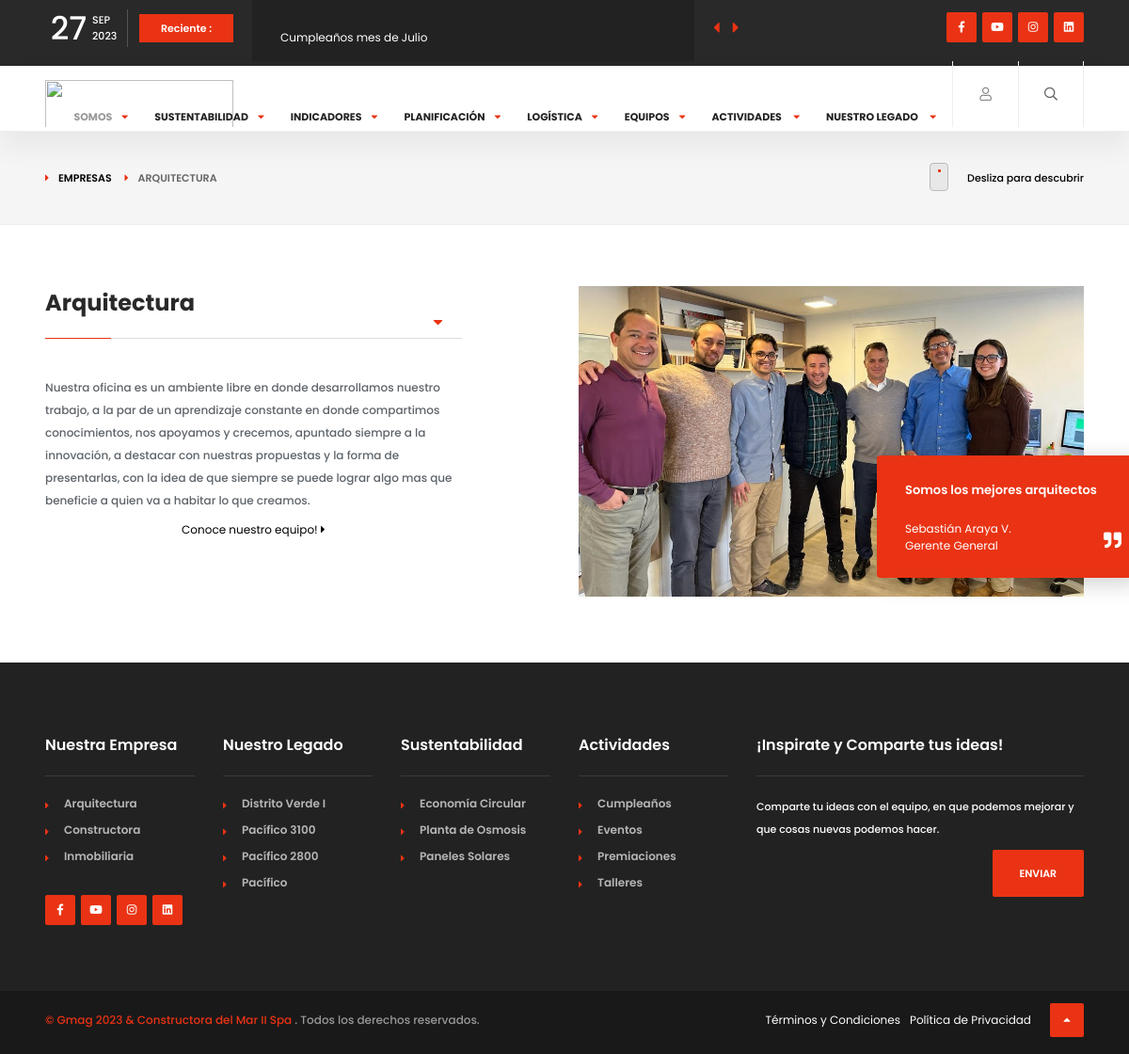
The app's page /team/1/ with its own data.
### contenido/models.py (models this page shows, shortened)
class Actividade(models.Model):
    categoria_actividad = models.CharField(verbose_name="Categoria Actividad", max_length=10, blank=False, null=False, choices=CAT_ACT_CHOISES,
                                              default=event)
    nombre_actividad = models.CharField(verbose_name="Actividad", max_length=80, blank=False,null=False)
    portada_actividad = models.ImageField(verbose_name="Portada", upload_to='actividades/portadas', null=True)
    fecha_actividad = models.DateField(verbose_name="Fecha Actividad", null=True)
    resegna_actividad = models.TextField(verbose_name="Reseña de la Actividad")
    mostrar_inicio = models.CharField(verbose_name="Mostrar en Inicio", max_length=10, blank=False, null=False, choices=SHOW_CHOISES,
                                              default=hide)
    is_active_actividad = models.CharField(verbose_name="Estado Actividad", max_length=10, blank=False, null=False, choices=IS_ACTIVE_CHOICES,
                                              default=is_active)
    class Meta:
        db_table = "actividad"

### blogapp/models.py (models this page shows, shortened)
class Equipos(models.Model):
    nombre = models.CharField(verbose_name="Nombre Equipo", max_length=100, blank=False, null=False)
    fotografia_equipo = models.ImageField(verbose_name="Foto Equipo", upload_to='equipos')
    descripcion = models.TextField(verbose_name="Descripción Equipo")
    frase = models.TextField(verbose_name='Frase del Equipo')
    per_frase = models.TextField(verbose_name='Persona')
    cargo_per = models.TextField(verbose_name='Cargo')
    class Meta:
        db_table = "equipos"

### blogapp/views.py (the view)
# urls.py: path('team/<int:equipo_id>/', views.team, name="Team_Presentation"),
def team(request, equipo_id):
    equipo_selected = Equipos.objects.filter(id=equipo_id)
    data_common = datos_comunes()  # Diccionario global
    return render(request, "equipos/presentacion_comun.html", {'equipo_selected': equipo_selected,
                                                               **data_common})

### templates/equipos/presentacion_comun.html (shortened to what this page needs)
{% extends "pages/base.html" %}
{% load static %}
{% block contenido %}
{% for equipo in equipo_selected %}
<div class="breadcrumbs-header fl-wrap">
    <div class="container">
        <div class="breadcrumbs-header_url">
            <a href="#">Empresas</a>
            <span>{{equipo.nombre}}</span>
        </div>
        <div class="scroll-down-wrap">
            <div class="mousey">
                <div class="scroller"></div>
            </div>
            <span>Desliza para descubrir</span>
        </div>
    </div>
</div>
<section>
    <div class="container">
        <div class="row">
            <div class="col-md-5">
                <div class="section-title sect_dec">
                    <h2>{{equipo.nombre}}</h2>
                </div>
                <div class="about-wrap">
                    <p>{{equipo.descripcion}}</p>
                    <ul>
                        <li><a href="{% url 'Integrantes' equipo.id %}" > <span>Conoce nuestro equipo!</span>
                            <i class="fas fa-caret-right"></i></a></li>
                    </ul>
                </div>
            </div>
            <div class="col-md-1"></div>
            <div class="col-md-6">
                <div class="about-img fl-wrap">
                    <img src="{{ equipo.fotografia_equipo.url}}" class="respimg" alt="">
                    <div class="about-img-hotifer color-bg">
                        <p>{{equipo.frase}}</p>
                        <h4>{{equipo.per_frase}}</h4>
                        <h5>{{equipo.cargo_per}}</h5>
                    </div>
                </div>
            </div>
        </div>
    </div>
</section>
{% endfor %}
{% endblock contenido %}

### templates/pages/base.html (shortened to what this page needs)
{% load static %}
<!DOCTYPE HTML>
<html lang="en">
<head>
    <link type="text/css" rel="stylesheet" href="{% static 'css/plugins.css' %}">
    <link type="text/css" rel="stylesheet" href="{% static 'css/style.css' %}">
    <link type="text/css" rel="stylesheet" href="{% static 'css/color.css'%}">
</head>
<body>
<div id="main">
    <header class="main-header">
        <div class="top-bar fl-wrap">
            <div class="container">
                <div class="date-holder">
                    <span class="date_num"></span>
                    <span class="date_mounth"></span>
                    <span class="date_year"></span>
                </div>
                <div class="header_news-ticker-wrap">
                    <div class="hnt_title">Reciente :</div>
                    <div class="header_news-ticker fl-wrap">
                        <ul>
                            {% for actividad in actividades%}
                            <li><a href="#">{{actividad.nombre_actividad}}</a></li>
                            {% endfor %}
                        </ul>
                    </div>
                    <div class="n_contr-wrap">
                        <div class="n_contr p_btn"><i class="fas fa-caret-left"></i></div>
                        <div class="n_contr n_btn"><i class="fas fa-caret-right"></i></div>
                    </div>
                </div>
                <ul class="topbar-social">
                    <li><a href="#" target="_blank"><i class="fab fa-facebook-f"></i></a></li>
                    <li><a href="#" target="_blank"><i class="fab fa-youtube"></i></a></li>
                    <li><a href="#" target="_blank"><i class="fab fa-instagram"></i></a></li>
                    <li><a href="#" target="_blank"><i class="fab fa-linkedin"></i></a></li>
                </ul>
            </div>
        </div>
        <div class="header-inner fl-wrap">
            <div class="container">
                <a href="{% url 'Home' %}" class="logo-holder"><img src="{% static 'images/newlogo.png' %}" alt=""></a>
                <div class="search_btn htact show_search-btn"><i class="far fa-search"></i> </div>
                <div class="srf_btn htact show-reg-form"><i class="fal fa-user"></i> <span class="header-tooltip">Sign In</span>
                </div>
                <div class="nav-holder main-menu">
                    <nav>
                        <ul>
                            <li>
                                <a href="#" class="act-link">Somos</a>
                            </li>
                            <li>
                                <a href="#">Sustentabilidad<i class="fas fa-caret-down"></i></a>
                            </li>
                            <li>
                                <a href="#">Indicadores<i class="fas fa-caret-down"></i></a>
                            </li>
                            <li>
                                <a href="#">Planificación<i class="fas fa-caret-down"></i></a>
                            </li>
                            <li>
                                <a href="#">Logística<i class="fas fa-caret-down"></i></a>
                            </li>
                            <li><a href="#">Equipos<i class="fas fa-caret-down"></i></a>
                            </li>
                            <li>
                                <a href="#">Actividades <i class="fas fa-caret-down"></i></a>
                            </li>
                            <li>
                                <a href="#">Nuestro Legado <i class="fas fa-caret-down"></i></a>
                            </li>
                        </ul>
                    </nav>
                </div>
            </div>
        </div>
    </header>
    <div id="wrapper">
        <div class="content">
            {% block contenido %}
            {% endblock contenido %}
        </div>
        <footer class="fl-wrap main-footer">
            <div class="container">
                <div class="footer-widget-wrap fl-wrap">
                    <div class="row">
                        <div class="col-md-2">
                            <div class="footer-widget">
                                <div class="footer-widget-title">Nuestra Empresa</div>
                                <div class="footer-widget-content">
                                    <div class="footer-list footer-box fl-wrap">
                                        <ul>
                                            <li><a href="#">Arquitectura</a></li>
                                            <li><a href="#">Constructora</a></li>
                                            <li><a href="#">Inmobiliaria</a></li>
                                        </ul>
                                    </div>
                                </div>
                                <div class="footer-social fl-wrap">
                                    <ul>
                                        <li><a href="https://www.facebook.com/icpacifico?mibextid=ZbWKwL"
                                               target="_blank"><i class="fab fa-facebook-f"></i></a></li>
                                        <li><a href="https://youtube.com/@ICPacifico?si=KJ89M2mSK5JeY9iA"
                                               target="_blank"><i class="fab fa-youtube"></i></a></li>
                                        <li><a href="https://instagram.com/costanerapacifico?igshid=NjIwNzIyMDk2Mg=="
                                               target="_blank"><i class="fab fa-instagram"></i></a></li>
                                        <li><a href="https://www.linkedin.com/company/inmobiliaria-costanera-pacifico/"
                                               target="_blank"><i class="fab fa-linkedin"></i></a></li>
                                    </ul>
                                </div>
                            </div>
                        </div>
                        <div class="col-md-2">
                            <div class="footer-widget">
                                <div class="footer-widget-title">Nuestro Legado</div>
                                <div class="footer-widget-content">
                                    <div class="footer-list footer-box fl-wrap">
                                        <ul>
                                            <li><a href="{% url 'Proyecto' 4 %}">Distrito Verde I</a></li>
                                            <li><a href="{% url 'Proyecto' 3 %}">Pacífico 3100</a></li>
                                            <li><a href="{% url 'Proyecto' 2 %}">Pacífico 2800</a></li>
                                            <li><a href="{% url 'Proyecto' 1 %}">Pacífico</a></li>
                                        </ul>
                                    </div>
                                </div>
                            </div>
                        </div>
                        <div class="col-md-2">
                            <div class="footer-widget">
                                <div class="footer-widget-title">Sustentabilidad</div>
                                <div class="footer-widget-content">
                                    <div class="footer-list footer-box fl-wrap">
                                        <ul>
                                            <li><a href="{% url 'Practica' 1 %}">Economía Circular</a></li>
                                            <li><a href="{% url 'Practica' 2 %}">Planta de Osmosis</a></li>
                                            <li><a href="{% url 'Practica' 3 %}">Paneles Solares</a></li>
                                        </ul>
                                    </div>
                                </div>
                            </div>
                        </div>
                        <div class="col-md-2">
                            <div class="footer-widget">
                                <div class="footer-widget-title">Actividades</div>
                                <div class="footer-widget-content">
                                    <div class="footer-list footer-box fl-wrap">
                                        <ul>
                                            <li><a href="{% url 'List_Cumples' %}">Cumpleaños</a></li>
                                            <li><a href="{% url 'List_Eventos' %}">Eventos</a></li>
                                            <li><a href="{% url 'List_Premiaciones' %}">Premiaciones</a></li>
                                            <li><a href="{% url 'List_Talleres' %}">Talleres</a></li>
                                        </ul>
                                    </div>
                                </div>
                            </div>
                        </div>
                        <div class="col-md-4">
                            <div class="footer-widget">
                                <div class="footer-widget-title">¡Inspirate y Comparte tus ideas!</div>
                                <div class="footer-widget-content">
                                    <div class="subcribe-form fl-wrap">
                                        <p>Comparte tu ideas con el equipo, en que podemos mejorar y que cosas nuevas
                                            podemos
                                            hacer.</p>
                                        <form method="post">
                                            <button type="submit" id="subscribe-button"
                                                    class="subscribe-button color-bg">Enviar
                                            </button>
                                        </form>
                                    </div>
                                </div>
                            </div>
                        </div>
                    </div>
                </div>
            </div>
            <div class="footer-bottom fl-wrap">
                <div class="container">
                    <div class="copyright"><span>&#169; Gmag 2023 & Constructora del Mar II Spa</span> . Todos los
                        derechos reservados.
                    </div>
                    <div class="to-top"><i class="fas fa-caret-up"></i></div>
                    <div class="subfooter-nav">
                        <ul>
                            <li><a href="#">Términos y Condiciones</a></li>
                            <li><a href="#">Política de Privacidad</a></li>
                        </ul>
                    </div>
                </div>
            </div>
        </footer>
    </div>
</div>
</body>
</html>

### records on screen
Actividade: nombre_actividad "Cumpleaños mes de Julio"
Equipos: nombre "ARQUITECTURA", nombre "Arquitectura", descripcion "Nuestra oficina es un ambiente libre en donde desarrollamos nuestro trabajo, a la par de un aprendizaje constante en donde compartimos conocimientos, nos apoyamos y crecemos, apuntado siempre a la innovación, a destacar con nuestras propuestas y la forma de presentarlas, con la idea de que siempre se puede lograr algo mas que beneficie a quien va a habitar lo que creamos.", fotografia_equipo (picture), frase "Somos los mejores arquitectos", per_frase "Sebastián Araya V.", cargo_per "Gerente General"
